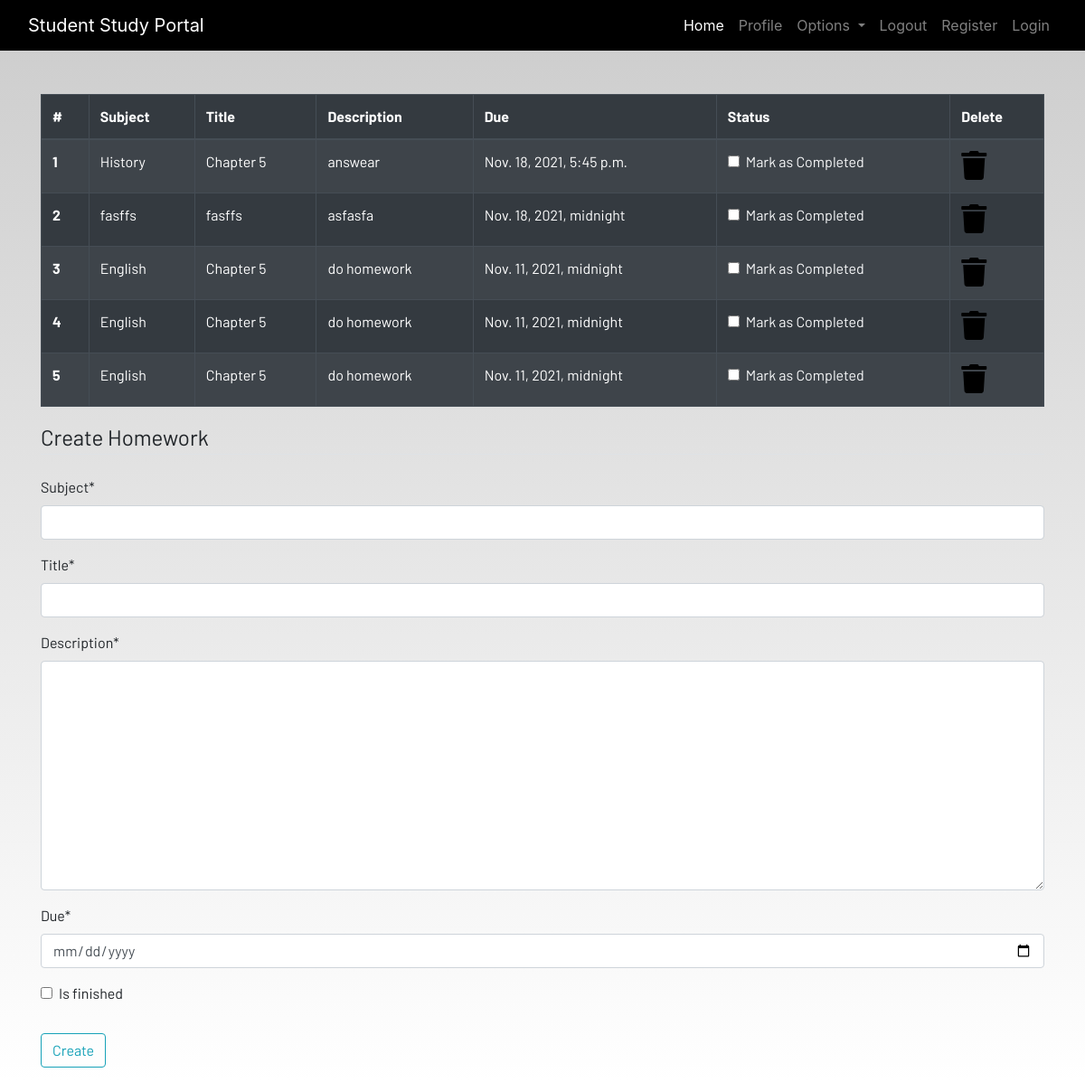
The page /homework (signed in) on the database its author committed.
### dashboard/models.py (models this page shows, shortened)
class Homework(models.Model):
    user = models.ForeignKey(User,on_delete=models.CASCADE)
    subject = models.CharField(max_length=50)
    title = models.CharField(max_length=100)
    description = models.TextField()
    due = models.DateTimeField()
    is_finished = models.BooleanField(default=False)

### dashboard/views.py (the view)
# urls.py: path("homework",views.homework,name="homework"),
def homework(request):
    if request.method == "POST":
        form = HomeworkForm(request.POST)
        if form.is_valid():
            try:
                finished = request.POST["is_finished"]
                if finished == "on":
                    finished = True
                else:
                    finished =False
            except:
                finished = False
            homeworks = Homework(
                user = request.user,
                subject = request.POST['subject'],
                title = request.POST['title'],
                description = request.POST['description'],
                due = request.POST['due'],
                is_finished = finished
            )
            homeworks.save()
            messages.success(request,f"Homework Added from{request.user.username}!")
            return redirect("homework")
    else:
        form =HomeworkForm()
    homework = Homework.objects.filter(user=request.user)
    if len(homework)==0:
        homework_done = True
    else:homework_done = False
    context = {
        "homeworks":homework,
        "homeworks_done":homework_done,
        "form":form
        }
    return render(request,"dashboard/homework.html",context)

### dashboard/forms.py
class HomeworkForm(forms.ModelForm):
    class Meta:
        model = Homework
        widgets = {"due":DateInput()}
        fields=["subject","title","description","due","is_finished"]

### dashboard/templates/dashboard/homework.html (shortened to what this page needs)
{% extends 'dashboard/base.html' %}
{% load static %}
{% block content %}
{% load crispy_forms_tags %}
<div class="container">
{% if not homework_done %}
    <table class="table table-striped table-bordered table-hover table-dark">
        <thead>
            <tr>
                <th scope="col">#</th>
                <th scope="col">Subject</th>
                <th scope="col">Title</th>
                <th scope="col">Description</th>
                <th scope="col">Due</th>
                <th scope="col">Status</th>
                <th scope="col">Delete</th>
            </tr>
        </thead>
        <tbody>
            {% for homework in homeworks %}
            <tr>
                <th scope="row">{{forloop.counter}}</th>
                <td>{{homework.subject}}</td>
                <td>{{homework.title}}</td>
                <td>{{homework.description}}</td>
                <td>{{homework.due}}</td>
                <td>
                    <a href="{% url "update-homework" homework.id %}">
                        <div class="form-check">
                            {% if homework.is_finished == True  %}
                            <input class="form-check-input" type="checkbox" value="" checked >
                            {% else %}
                            <input class="form-check-input" type="checkbox" value="" >
                            {% endif %}
                            <label class="form-check-label text-light" for="flexCheckDefault">
                                Mark as Completed
                            </label>
                        </div>
                    </a>
                </td>
                <td><a href="{% url "delete-homework" homework.id%}"><i class="fa fa-trash fa-2x"></i></a></td>
            </tr>
            {% endfor %}
        </tbody>
    </table>
     {% else %}
    <h4>All homeworks are completed!! Create to have more!!</h4>
    {% endif %}
</div>
<div class=" container">
    <form method="POST">
        <fieldset class="form-group">
            <legend class="border-bottom mb-4">Create Homework</legend>
            {{form|crispy}}
        </fieldset>
        <div class="form-group">
            <button href="" class="btn btn-outline-info" type="submit">
                Create
            </button>
        </div>
    </form>
</div>
{% endblock content %}

### dashboard/templates/dashboard/base.html (shortened to what this page needs)
<!DOCTYPE html>
{% load static %}
<html lang="en">
<head>
  <link rel="stylesheet" href="https://stackpath.bootstrapcdn.com/bootstrap/4.3.1/css/bootstrap.min.css"
 />
  <link rel="stylesheet" href="https://use.fontawesome.com/releases/v5.7.2/css/all.css"
 />
  <link rel="stylesheet" href="{% static 'css/main.css' %}" />
</head>
<body>
  <header>
    <nav class="navbar navbar-expand-lg navbar-dark bg-dark">
      <div class="container-fluid">
        <a class="navbar-brand" href="#">Student Study Portal</a>
        <div class="collapse navbar-collapse justify-content-end" id="navbarSupportedContent">
          <ul class="navbar-nav mb-2 mb-lg-0">
            <li class="nav-item">
              <a class="nav-link active" aria-current="page" href="#">Home</a>
            </li>
            <li class="nav-item">
              <a class="nav-link" href="#">Profile</a>
            </li>
            <li class="nav-item dropdown">
              <a class="nav-link dropdown-toggle" href="#" id="navbarDropdown" role="button" data-toggle="dropdown"
                aria-haspopup="true" aria-expanded="false">
                Options
              </a>
            </li>
            <li class="nav-item">
              <a class="nav-link" href="#">Logout</a>
            </li>
            <li class="nav-item">
              <a class="nav-link" href="#">Register</a>
            </li>
            <li class="nav-item">
              <a class="nav-link" href="#">Login</a>
            </li>
          </ul>
        </div>
      </div>
    </nav>
  </header>
  <br /><br />
  <main>
    {% block content %}
    {% endblock content %}
  </main>
</body>
</html>

### static/css/main.css (style rules this page uses)
html { scroll-behavior: smooth; height: 100%; width: 100%; }
main { font-family: Barlow, Quicksand, Rubik, sans-serif, serif, 'Times New Roman', Times, serif !important; }
.navbar { background-color: rgb(0, 0, 0) !important; }
a { text-decoration: none !important; color: black; }
html, body { max-width: 100%; overflow-x: hidden; height: 100%; width: 100%; }
body { background: linear-gradient(rgba(0, 0, 0, 0.2), rgba(255, 255, 255, 0.5)); overflow-x: hidden; background-repeat: no-repeat; }
.fa { color: black; }

### rows shown on the page
Homework: subject "History", title "Chapter 5", description "answear", due "Nov. 18, 2021, 5:45 p.m."
Homework: subject "fasffs", title "fasffs", description "asfasfa", due "Nov. 18, 2021, midnight"
Homework: subject "English", title "Chapter 5", description "do homework", due "Nov. 11, 2021, midnight"
Homework: subject "English", title "Chapter 5", description "do homework", due "Nov. 11, 2021, midnight"
Homework: subject "English", title "Chapter 5", description "do homework", due "Nov. 11, 2021, midnight"
